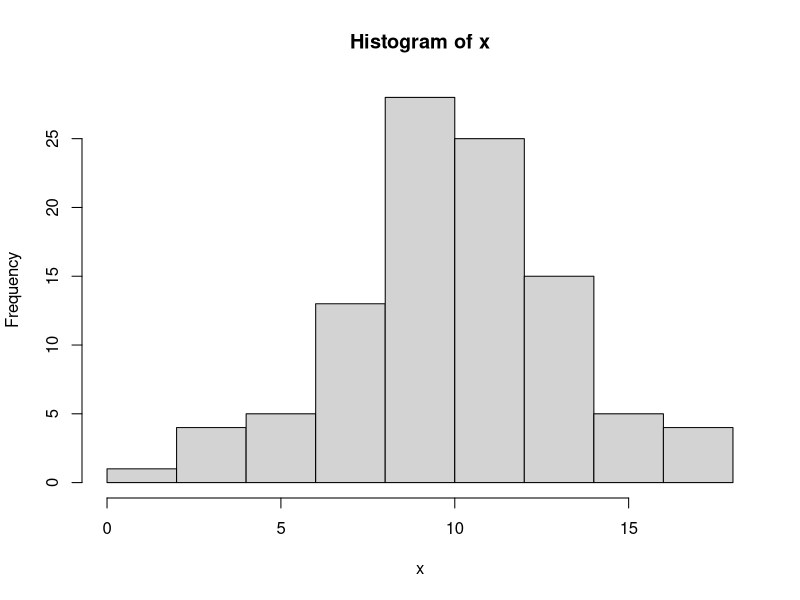

This chart was generated by the following R code: (Note: this script raises an error after producing the figure.)

####################################
######  Begin Document 
####################################



## Slide 19 -------------------------------

x <- c(5, 29, 13, 87)
x

## Slide 22 -------------------------------

x <- 1:50
x


## Slide 30 -------------------------------

x <- rnorm(100,mean=10,sd=3)
length(x)
head(x,20)

hist(x)


## Slide 32 -------------------------------

z <- 1:10
z

rm(z)
z



## Slide 36 -------------------------------

x <- 2
mode(x)
typeof(x)
y <- as.integer(3)
typeof(y)



## Slide 37 -------------------------------



z <- 1 - 2i
z
typeof(z)

## Slide 38 -------------------------------

name <- "Columbia University"
name
typeof(name)

## Slide 39 -------------------------------

a <- TRUE
b <- F
a
b
typeof(a)


### Check Yourself -------------------------------
## Slide 41 -------------------------------

3*TRUE # Logicals in arithmetic
mode(3*TRUE)
mode("147")


## Slide 43 -------------------------------


x <- c(2, pi, 1/2, 3^2)
x

y <- c("NYC", "Boston", "Philadelphia")
y

## Slide 44 -------------------------------

z <- 5:10
z
  
u <- rep(1, 18)
u


## Slide 45 -------------------------------

v <- c()

v[1] <- TRUE
v[2] <- TRUE
v[3] <- FALSE

v

## Slide 46 -------------------------------

vec1 <- rep(-27, 3)
vec1

vec2 <- c(vec1, c(-26, -25, -24))
vec2



## Slide 47  -------------------------------


mat <- matrix(1:9, nrow = 3, ncol = 3)
mat

## Slide 48  -------------------------------


mat <- matrix(1:9, nrow = 3, ncol = 3, byrow = TRUE)
mat


## Slide 49  -------------------------------

this_mat <- matrix(nrow = 2, ncol = 2)

this_mat[1,1] <- sqrt(27)
this_mat[1,2] <- round(sqrt(27), 3)
this_mat[2,1] <- exp(1)
this_mat[2,2] <- log(1)

this_mat

## Slide 50 -------------------------------


vec1 <- rep(0, 4)
vec2 <- c("We're", "making", "matrices", "!")

final_mat <- rbind(vec1, vec2)
final_mat


## Slide 51 -------------------------------

this_mat # Defined previously
colnames(this_mat) # Nothing there yet

## Slide 52 -------------------------------

colnames(this_mat) <- c("Column1", "Column2")
this_mat

## Slide 53 -------------------------------

vec <- c(1.75, TRUE, "abc")
vec
str(vec)

## Slide 54 -------------------------------

# What does the str() function do?

# Function help:
?str

# Fuzzy matching:
??"structure"

## Slide 56 -------------------------------

y <- c(27, -34, 19, 7, 61)

y[2]

y[3:5]

y[c(1, 4)]


## Slide 57 -------------------------------

y <- c(27, -34, 19, 7, 61)
y
y[c(1, 4)] <- 0
y

EE## Slide 58 -------------------------------

y <- c(27, -34, 19, 7, 61)
y
y[-c(1, 4)]
y <- y[-1]
y

## Slide 59 -------------------------------

mat <- matrix(1:8, ncol = 4)
mat
mat[, 2:3]

## Slide 60 -------------------------------

this_mat
this_mat[, "Column2"]
this_mat[, -1]

## Slide 62 -------------------------------

# Installing the "pixmap" package.
install.packages("pixmap")
library("pixmap")

## Slide 64 -------------------------------

# Set working directory
getwd()
setwd("/Users/wangshuyuan/Desktop/GR5206-Stat Comp & DS/Course material/")
casablanca_pic <- read.pnm("casablanca.pgm")
casablanca_pic

plot(casablanca_pic)

## Slide 66 -------------------------------

dim(casablanca_pic@grey)
casablanca_pic@grey[360, 100]
casablanca_pic@grey[180, 10]

# Note: locator

locator(1)

## Slide 67 -------------------------------

casablanca_pic@grey[15:70, 220:265] <- 1
plot(casablanca_pic)


## Slide 70 -------------------------------

z <- matrix(rep(1:9), nrow = 3)
colnames(z) <- c("First", "Second", "Third")
z

## Slide 71 -------------------------------

z
z[2:3, "Third"]
c(z[,-(2:3)], "abc")

## Slide 72 -------------------------------

z
rbind(z[1,], 1:3)


## Slide 79 -------------------------------

# Define covariate and response variable 
x <- c(49.3,59.3,68.3,48.1,57.61,78.1,76.1)
y <- c(1894,2050,2353,1838,1948,2528,2568) 

## Slide 80 -------------------------------

n <- length(x) # Sample size
n

max(x)
sd(x)


## Slide 81 -------------------------------

summary(x) # Summary statistics
summary(y)


## Slide 83 -------------------------------

u <- c(1,3,5)
v <- c(1,3,5)
v + 4 # Recycling
v + c(1,3) # Recycling
v + u

## Slide 84 -------------------------------

u <- c(1,3,5)
v <- c(1,3,5)

'+'(v,u)
'*'(v,u)


## Slide 86 -------------------------------

plot(x,y, xlab = "Body Mass", ylab = "Energy Expenditure")



## Slide 87 -------------------------------

# First, compute x and y deviations 
dev_x <- x - mean(x)
dev_y <- y - mean(y)

# Next, compute sum of squares of xy and xx
Sxy <- sum(dev_x * dev_y)
Sxx <- sum(dev_x * dev_x)



## Slide 88 -------------------------------


# Compute the estimated slope 
Sxy/Sxx

# Compute the estimated intercept 
mean(y) - (Sxy/Sxx) * mean(x)

## Slide 91 -------------------------------

# Define matrix A
A <- matrix(c(3,1,1,-2,1/2,1,1,-12,3), nrow = 3) 

# Define vector b
b <- c(-1, 2, 3) 

# Use the solve function 
solve(A, b) 

## Slide 92 -------------------------------


x <- c(1, 2, 0) # Define solution vector x
A %*% x         # Then check with matrix multiplication

## Slide 96 -------------------------------

1 > 3
1 == 3
1 != 3


## Slide 97 -------------------------------

(1 > 3) & (4*5 == 20)
(1 > 3) | (4*5 == 20)


## Slide 98 -------------------------------

c(0,1,4) < 3
which(c(0,1,4) < 3)
which(c(TRUE, TRUE, FALSE))

## Slide 99 -------------------------------

c(0,1,4) >= c(1,1,3)
c("Cat","Dog") == "Dog"

## Slide 100 -------------------------------

w <- c(-3, 20, 9, 2)

w[w > 3] ### Extract elements of w greater than 3

### What's going on here?
w > 3
w[c(FALSE, TRUE, TRUE, FALSE)]


## Slide 101 -------------------------------

w <- c(-3, 20, 9, 2)

### Extract elements of w with squares between 3 and 10
w[w*w >= 3 & w*w <= 10]

w*w >= 3 ### What's going on here?
w*w <= 10
w*w >= 3 & w*w <= 10


## Slide 102 -------------------------------

w <- c(-1, 20, 9, 2)
v <- c(0, 17, 10, 1)

### Extract elements of w greater than elements from v
w[w > v]

### What's going on here?
w > v
w[c(FALSE, TRUE, FALSE, TRUE)]


## Slide 103 -------------------------------

M <- matrix(c(rep(4,5), 5:8), ncol=3, nrow=3)
M

### We can do element-wise comparisons with matrices too.
M > 5



## Slide 104 -------------------------------

M
M[,3] < 8
M[M[,3] < 8, ]

## Slide 105 -------------------------------

M

### Assign elements greater than 5 with zero 
M[M > 5] <- 0
M


### Check yourself -------------------------------
## Slide 106 -------------------------------


z <- matrix(c(1:3, TRUE, FALSE, TRUE, 9, 16, 25), nrow = 3)
colnames(z) <- c("First", "Second", "Third")
z



## Slide 107 -------------------------------
z
z[z[, "Second"], ]


## Slide 108 -------------------------------

z
z[, 1] != 1
z[(z[, 1] != 1), 3]


## Slide 109 -------------------------------

z[(z[, 1] != 1), 3]
z[(z[, 1] != 1), 3, drop = FALSE]

## Slide 111 -------------------------------

length(c(-1, 0, NA, 5))
length(c(-1, 0, NULL, 5))

## Slide 112 -------------------------------

t <- c(-1,0,NA,5)
mean(t)
mean(t, na.rm = TRUE)

### NA values are missing, but NULL values don't exist.
s <- c(-1, 0, NULL, 5)
mean(s)


## Slide 113 -------------------------------


# Define an empty vector
x <- NULL
# Fill in the vector
x[1] <- "Blue"
x[2] <- "Green"
x[3] <- "Red"
x

## Slide 117 -------------------------------

# Define covariate and response variable 
x <- c(49.3,59.3,68.3,48.1,57.61,78.1,76.1)
y <- c(1894,2050,2353,1838,1948,2528,2568) 

# Combine data into single matrix
data <- cbind(x, y)

# Summary values for x and y
sum_x <- summary(x)
sum_y <- summary(y)

# We computed Sxy and Sxx previously 
est_vals <- c(Sxy/Sxx, mean(y) - Sxy/Sxx*mean(x))


## Slide 118 -------------------------------

body_fat <- list(variable_data = data, 
                 summary_x = sum_x, summary_y = sum_y, 
                 LOBF_est = est_vals)


## Slide 120 -------------------------------

# Extract the first list element 
body_fat[[1]]

## Slide 121 -------------------------------

# Extract the Line of Best Fit estimates 
body_fat$LOBF_est

# Extract the summary of x 
body_fat[["summary_x"]]

## Slide 123 -------------------------------

# Single bracket 
body_fat[1]

## Slide 124 -------------------------------

# Double bracket 
body_fat[[1]]


## Slide 125 -------------------------------


# Single bracket
# Try and run the below code (uncomment it!)
body_fat[1][1:3,]

# Double bracket 
body_fat[[1]][1:3,]

## Slide 127 -------------------------------

# Single bracket
body_fat["LOBF_est"]

# Double bracket 
body_fat[["LOBF_est"]]

# Inside the pepper packet we can extract the slope 
body_fat[["LOBF_est"]][1]
